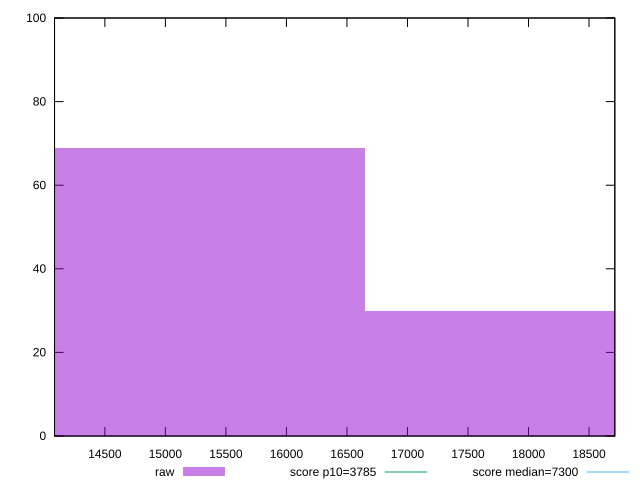

Write gnuplot code to recreate this figure.
reset

$raw <<EOF
17927.697761051637 30
15366.598080901404 69
12805.498400751168 1
EOF

set key outside below
set boxwidth 2561.099680150234
set xrange [14084.165500000003:18713.195500000005]
set yrange [0:100]
set trange [0:100]
set style fill transparent solid 0.5 noborder

set parametric
set terminal svg size 640, 490 enhanced background rgb 'white'
set output "report_00014_2021-02-09T15:56:05.503Z/interactive/samples/pages+cached/raw/histogram.svg"

plot $raw title "raw" with boxes, \
     3785,t title "score p10=3785", \
     7300,t title "score median=7300"

reset
